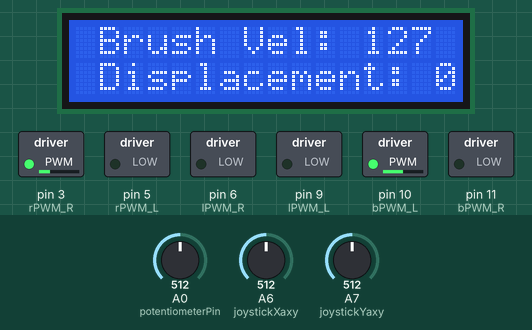
Recording of a sketch running on a simulated Arduino Nano, built with avr-gcc and run on an emulated ATmega328P. On the bench: 16×2 character LCD, switched loads named in the sketch (green lamp = pin HIGH). Inputs (shaded band) come from the test bench; at power-on: A7 (joystickYaxy) = 512, A0 (potentiometerPin) = 512, A6 (joystickXaxy) = 512. What the sketch prints to the serial monitor is not drawn.

Above: at 1.2 s.
1.3 s: A7 (joystickYaxy) set to 306
At 2.8 s:
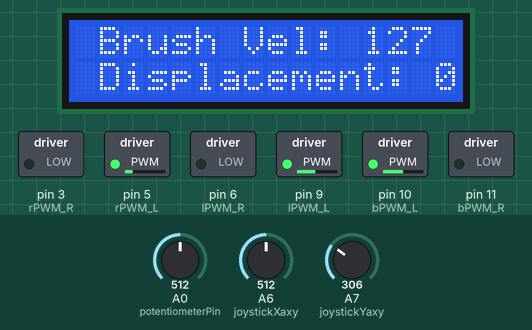
4.3 s: A7 (joystickYaxy) set to 991
At 5.0 s:
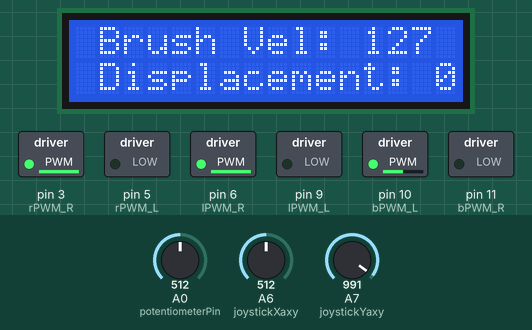
5.9 s: A7 (joystickYaxy) set to 1015
8.9 s: A0 (potentiometerPin) set to 244
At 9.3 s:
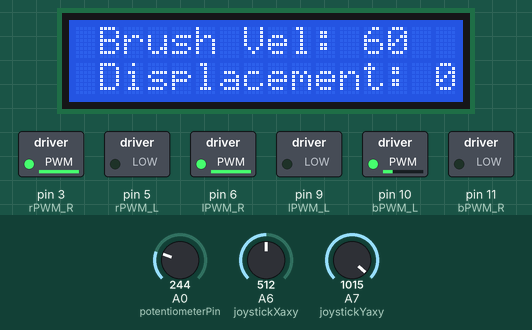
11.9 s: A6 (joystickXaxy) set to 0
At 12.6 s:
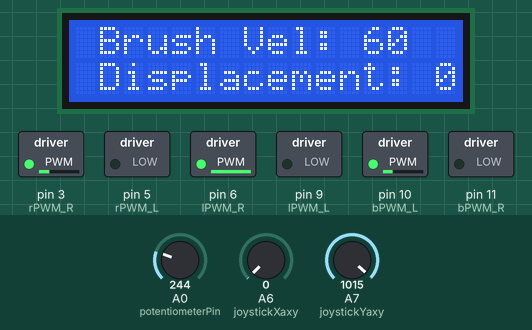
14.9 s: A6 (joystickXaxy) set to 122
At 16.1 s:
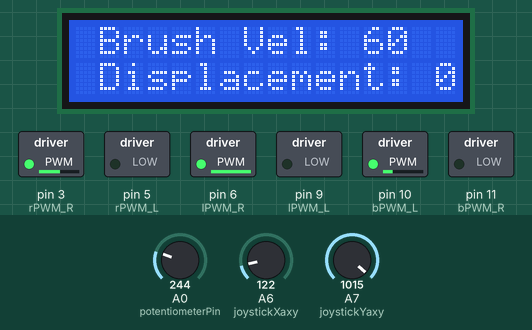
Timing chart, 0 to 17.9 s (numbered marks = the images above; inputs shaded):
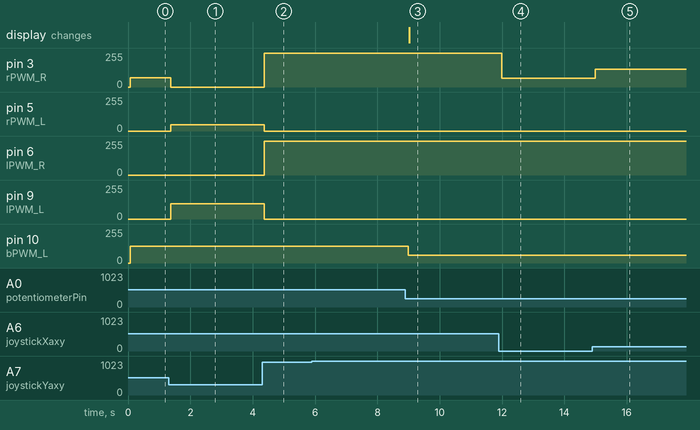

Measured:
- after the input at 1.3 s, pin 3 (rPWM_R): 68/255 → 0/255 after 0.07 s; pin 5 (rPWM_L): 0/255 → 48/255 after 0.07 s; pin 9 (lPWM_L): 0/255 → 116/255 after 0.07 s
- after the input at 4.3 s, pin 3 (rPWM_R), pin 6 (lPWM_R): 0/255 → 254/255 after 0.07 s; pin 5 (rPWM_L): 48/255 → 0/255 after 0.07 s; pin 9 (lPWM_L): 116/255 → 0/255 after 0.07 s
- after the input at 5.9 s, every drawn part: stays the same
- after the input at 8.9 s, pin 10 (bPWM_L): 127/255 → 60/255 after 0.09 s; the display: changes after 0.13 s (image 3)
- after the input at 11.9 s, pin 3 (rPWM_R): 254/255 → 64/255 after 0.09 s
- after the input at 14.9 s, pin 3 (rPWM_R): 64/255 → 132/255 after 0.09 s

The sketch:

CleanduteRobot.ino
```cpp
#include <LiquidCrystal_I2C.h>
#include <Wire.h>


#define motorRPM 98
#define motorRPS motorRPM/60

// #define wheelDiameterInMeters 0.1
#define wheelRayInMeters 0.05
#define wheelCircumference wheelRayInMeters*2*PI

#define maxVelocity 254
#define maxBrushVelocity 254

#define maxRangePotentiometer 1023
#define minRangePotentiometer 0

#define maxXRangeJoystick 900
#define minXRangeJoystick 0

#define maxYRangeJoystick 900
#define minYRangeJoystick 0

#define rPWM_R 3
#define rPWM_L 5
#define lPWM_R 6
#define lPWM_L 9

#define bPWM_L 10
#define bPWM_R 11

#define potentiometerPin A0

#define joystickXaxy A6
#define joystickYaxy A7

uint64_t timer = 0;

int pwm = 0;

double displacementInMeters = 0;

int rawPotentiometer = 0;
int brushVelocity = 0;

int xAxy = 0;
int yAxy = 0;
int deadZone = 10;

int xValue = 0;
int yValue = 0;

int rOutput = 0;
int lOutput = 0;

LiquidCrystal_I2C lcd(0x27, 2, 1, 0, 4, 5, 6, 7, 3, POSITIVE);

void RodaDireitaFrente(int PWM = pwm);
void RodaDireitaTras(int PWM = pwm);
void RodaEsquerdaFrente(int PWM = pwm);
void RodaEsquerdaTras(int PWM = pwm);

void setup() {
  Serial.begin(9600);

  setupPins();

  lcd.begin(16, 2);
  lcd.setBacklight(HIGH);
  timer = millis();
}

void loop() {
  drive();
  brush();
  showInfos();
  debug();
}

void setupPins() {
  pinMode(rPWM_R, OUTPUT);
  pinMode(rPWM_L, OUTPUT);
  pinMode(lPWM_R, OUTPUT);
  pinMode(lPWM_L, OUTPUT);
  pinMode(bPWM_L, OUTPUT);
  pinMode(bPWM_R, OUTPUT);
  pinMode(potentiometerPin, INPUT);
  pinMode(joystickXaxy, INPUT);
  pinMode(joystickYaxy, INPUT);
}
void brush() {
  getVelocity();
  analogWrite(bPWM_L, brushVelocity);
  analogWrite(bPWM_R, 0);
}

void getVelocity() {
  rawPotentiometer = readPotentiometer();
  if (rawPotentiometer > maxRangePotentiometer || rawPotentiometer < minRangePotentiometer) rawPotentiometer = 0;
  brushVelocity = normallizerPotentiometer(rawPotentiometer);
}

uint16_t readPotentiometer() { return analogRead(potentiometerPin); }

uint8_t normallizerPotentiometer(uint16_t potentiometerValue) {
  return map(potentiometerValue, minRangePotentiometer, maxRangePotentiometer, 0, maxBrushVelocity);
}

void showInfos() {
  lcd.clear();
  lcd.setCursor(1, 0);
  lcd.print("Brush Vel: ");
  lcd.print(brushVelocity);
  lcd.setCursor(1, 1);
  lcd.print("Displacement: ");
  lcd.print(displacementInMeters);
}

void debug() {
  Serial.print("Raw Pot: ");
  Serial.print(rawPotentiometer);
  Serial.print("\tBrush Vel: ");
  Serial.print(brushVelocity);
  Serial.print("\tJoyX: ");
  Serial.print(xAxy);
  Serial.print("\tJoyY: ");
  Serial.print(yAxy);
  Serial.print("\tlOutput: ");
  Serial.print(lOutput);
  Serial.print("\trOutput: ");
  Serial.print(rOutput);
  Serial.print("\tDisplacement: ");
  Serial.print(displacementInMeters);
  Serial.println();
}
```

Drive.ino
```cpp
void drive() {
  readControll();
  normallizer();
  mix();
  motorControll();
  hodometer();
}

void readControll() {
  xAxy = analogRead(joystickXaxy);
  yAxy = analogRead(joystickYaxy);

  if (xAxy - 900 > -deadZone && xAxy - 900 < deadZone) {
    xAxy = 441;
  }
  if (yAxy - 900 > -deadZone && yAxy - 900 < deadZone) {
    yAxy = 441;
  }
}

void normallizer() {
  xValue = map(xAxy, minXRangeJoystick, maxXRangeJoystick, -maxVelocity, maxVelocity);
  yValue = map(yAxy, minYRangeJoystick, maxYRangeJoystick, maxVelocity, -maxVelocity);
}

void mix() {
  lOutput = yValue + xValue;
  lOutput = constrain(lOutput, -maxVelocity, maxVelocity);

  rOutput = yValue - xValue;
  rOutput = constrain(rOutput, -maxVelocity, maxVelocity);
}

void motorControll() {
  if (lOutput > 0) {
    RodaEsquerdaFrente(lOutput);
  } else if (lOutput < 0) {
    lOutput *= -1;
    RodaEsquerdaTras(lOutput);
    lOutput *= -1;
  } else {
    RodaEsquerdaPara();
  }

  if (rOutput > 0) {
    RodaDireitaFrente(rOutput);
  } else if (rOutput < 0) {
    rOutput *= -1;
    RodaDireitaTras(rOutput);
    rOutput *= -1;
  } else {
    RodaDireitaPara();
  }
}

void hodometer() {
  if (lOutput > 0 && rOutput > 0) {
    if (millis() > timer + 1000) {
      timer = millis();
      displacementInMeters += wheelCircumference;
    }
  }
}
```

Motors.ino
```cpp
enum statesMotors { FRENTE, PARA, TRAS, ESQUERDA, DIREITA };
uint8_t stateMotor = PARA;

void Frente() {
    if (stateMotor != FRENTE) {
        Serial.println("FRENTE");
        stateMotor = FRENTE;
        RodaDireitaFrente();
        RodaEsquerdaFrente();
    }
}

void Tras() {
    if (stateMotor != TRAS) {
        Serial.println("TRAS");
        stateMotor = TRAS;
        RodaDireitaTras();
        RodaEsquerdaTras();
    }
}

void Para() {
    if (stateMotor != PARA) {
        Serial.println("PARA");
        stateMotor = PARA;
        RodaDireitaPara();
        RodaEsquerdaPara();
    }
}

void Esquerda() {
    if (stateMotor != ESQUERDA) {
        stateMotor = ESQUERDA;
        Serial.println("ESQUERDA");
        RodaDireitaFrente();
        RodaEsquerdaTras();
    }
}

void Direita() {
    if (stateMotor != DIREITA) {
        stateMotor = DIREITA;
        Serial.println("DIREITA");
        RodaDireitaTras();
        RodaEsquerdaFrente();
    }
}
// SetUp Rodas
void RodaDireitaFrente(int PWM) {
    analogWrite(rPWM_R, 0);
    analogWrite(rPWM_L, PWM);
}
void RodaDireitaTras(int PWM) {
    analogWrite(rPWM_R, PWM);
    analogWrite(rPWM_L, 0);
}
void RodaDireitaPara() {
    analogWrite(rPWM_R, 0);
    analogWrite(rPWM_L, 0);
}
void RodaEsquerdaFrente(int PWM) {
    analogWrite(lPWM_R, 0);
    analogWrite(lPWM_L, PWM);
}
void RodaEsquerdaTras(int PWM) {
    analogWrite(lPWM_R, PWM);
    analogWrite(lPWM_L, 0);
}
void RodaEsquerdaPara() {
    analogWrite(lPWM_R, 0);
    analogWrite(lPWM_L, 0);
}
```
